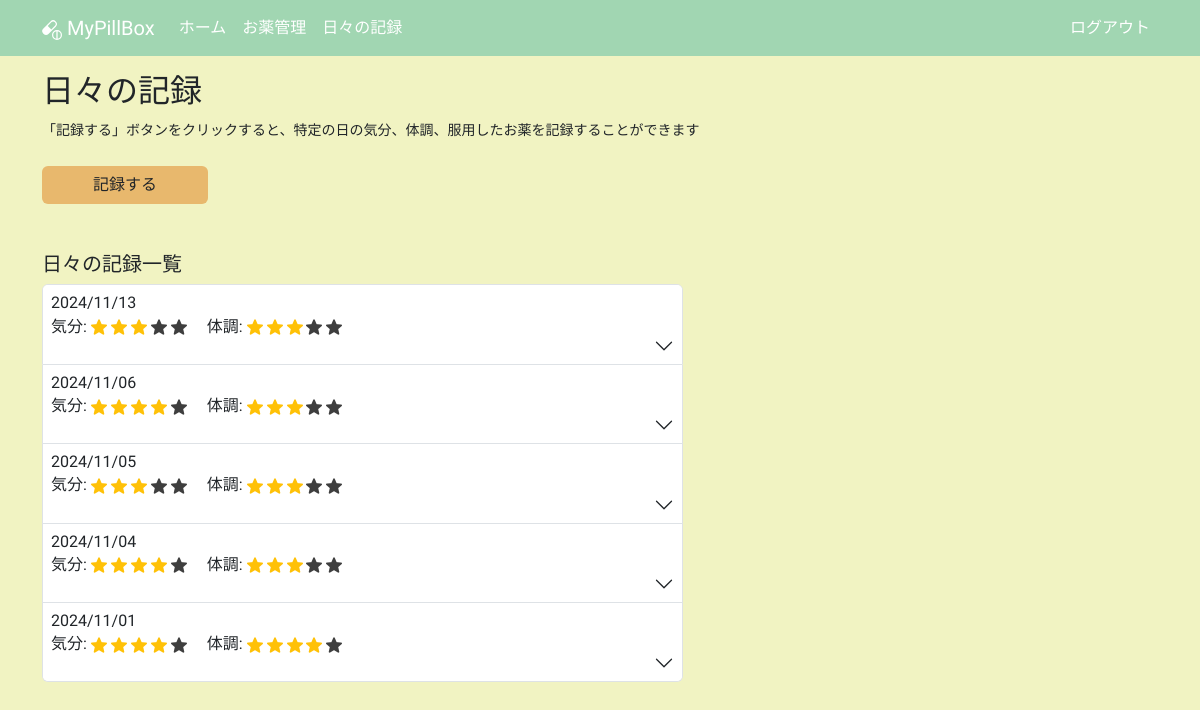
Screenshot of /daily_logs (signed in) with the database file from the repository.
### app/models.py (models this page shows, shortened)
class DailyLog(db.Model):
    __tablename__ = "daily_logs"
    id: so.Mapped[int] = so.mapped_column(primary_key=True)
    date: so.Mapped[datetime.date] = so.mapped_column(sa.Date)
    mood: so.Mapped[int]
    condition: so.Mapped[int]
    user_id: so.Mapped[int] = so.mapped_column(sa.ForeignKey(User.id))
    user: so.Mapped[User] = so.relationship(back_populates="daily_logs")
    daily_log_details: so.Mapped[list["DailyLogDetail"]] = so.relationship(
        cascade="all, delete-orphan", back_populates="daily_log"
    )

### app/routes.py (the view)
@app.route("/daily_logs")
@login_required
def daily_logs():
    title = "日々の記録"
    query = (
        sa.select(DailyLog)
        .where(DailyLog.user == current_user)
        .order_by(DailyLog.date.desc())
    )
    daily_logs = db.session.scalars(query).all()
    for log in daily_logs:
        log.all_doses_zero = all(detail.dose == 0.0 for detail in log.daily_log_details)
    return render_template("daily_logs.html", daily_logs=daily_logs, title=title)

### app/models.py (called while the page is built)
@login.user_loader
def load_user(id):
    return db.session.get(User, int(id))

### app/templates/daily_logs.html (shortened to what this page needs)
{% extends "base.html" %}
{% block content %}
  <div class="mb-4">
    <h2 class="mb-2">日々の記録</h2>
    <p>
      <small>「記録する」ボタンをクリックすると、特定の日の気分、体調、服用したお薬を記録することができます</small>
    </p>
  </div>
  <div class="row">
    <div class="col-5 col-lg-2 mb-5">
      <a href="{{ url_for('create_daily_log') }}" class="btn btn-custom w-100">記録する</a>
    </div>
  </div>
  <div class="row">
    <div class="col-12 col-lg-7 mb-3">
      <h5 class="mb-2">日々の記録一覧</h5>
      {% if not daily_logs %}
        <small class="text-secondary">記録はまだありません</small>
      {% else %}
        <div class="accordion" id="accordionDailyLog">
          {% for daily_log in daily_logs %}
            <div class="accordion-item">
              <h2 class="accordion-header">
                <button class="accordion-button collapsed d-flex flex-column align-items-start p-2"
                        type="button"
                        data-bs-toggle="collapse"
                        data-bs-target="#collapse{{ loop.index }}"
                        aria-expanded="false"
                        aria-controls="collapse{{ loop.index }}">
                  <span class="pb-1">{{ daily_log.date.strftime("%Y/%m/%d") }}</span>
                  <span>気分:
                    {% for i in range(0, daily_log.mood) %}
                      <img src="{{ url_for('static', filename='images/star_on.png') }}"
                           class="star-display rating-checked"
                           alt="star">
                    {% endfor %}
                    {% if daily_log.mood < 5 %}
                      {% for i in range(daily_log.mood, 5) %}
                        <img src="{{ url_for('static', filename='images/star_on.png') }}"
                             class="star-display"
                             alt="star">
                      {% endfor %}
                    {% endif %}
                    　体調:
                    {% for i in range(0, daily_log.condition) %}
                      <img src="{{ url_for('static', filename='images/star_on.png') }}"
                           class="star-display rating-checked"
                           alt="star">
                    {% endfor %}
                    {% if daily_log.condition < 5 %}
                      {% for i in range(daily_log.condition, 5) %}
                        <img src="{{ url_for('static', filename='images/star_on.png') }}"
                             class="star-display"
                             alt="star">
                      {% endfor %}
                    {% endif %}
                  </span>
                </button>
              </h2>
            </div>
          {% endfor %}
        </div>
      {% endif %}
    </div>
  </div>
{% endblock content %}

### app/templates/base.html (style rules this page uses)
body { background-color: #F1F3C2; font-family: "Zen Maru Gothic", sans-serif; font-weight: 500; font-style: normal; }
.btn-custom { background-color: #E8B86D; font-weight: 500; }
.rating-checked { filter: none!important; }
.star-display { width: 1em; height: 1em; filter: invert(99%) sepia(1%) saturate(0%) hue-rotate(161deg) brightness(101%) contrast(104%); }
.accordion-button { font-weight: 500!important; }

### rows the page displays
DailyLog: date "2024/11/13"
DailyLog: date "2024/11/06"
DailyLog: date "2024/11/05"
DailyLog: date "2024/11/04"
DailyLog: date "2024/11/01"
